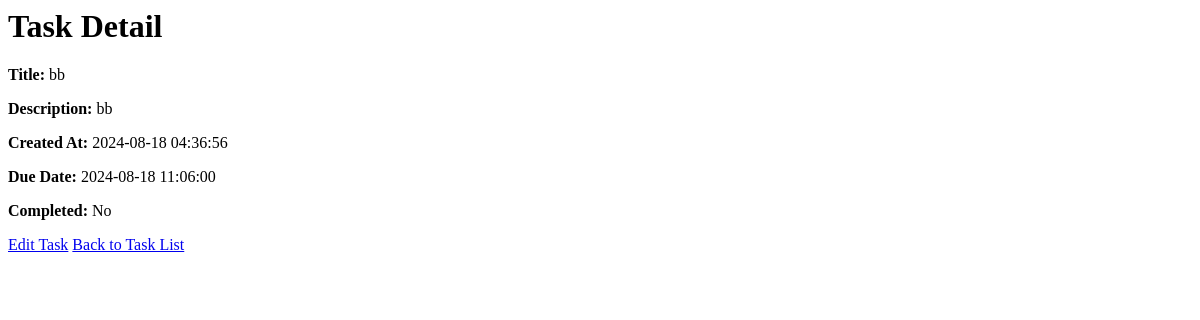
Before: /myapp/task_detail/20/ (signed in) with the older database file.
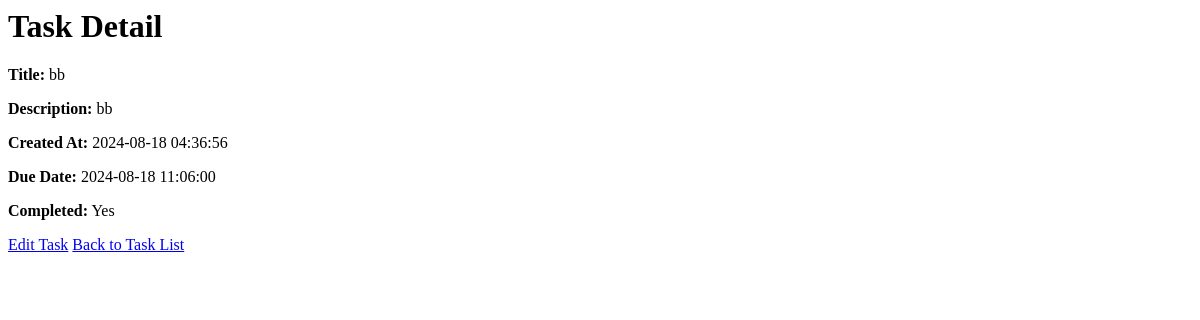
After: the same page with the newer database file.
### myapp/models.py (models this page shows, shortened)
class Task(models.Model):
    title = models.CharField(max_length=200)
    description = models.TextField(blank=True)
    created_at = models.DateTimeField(auto_now_add=True)
    due_date = models.DateTimeField(null=True, blank=True)
    is_completed = models.BooleanField(default=False)

### myapp/views.py (the view)
# urls.py: path('task_detail/<int:task_id>/', views.task_detail, name='task_detail'),
@login_required(login_url='login')
def task_detail(request, task_id):
    task = get_object_or_404(Task, id=task_id)
    return render(request, 'task_detail.html', {'task': task})

### myapp/templates/task_detail.html
<h1>Task Detail</h1>
<p><strong>Title:</strong> {{ task.title }}</p>
<p><strong>Description:</strong> {{ task.description }}</p>
<p><strong>Created At:</strong> {{ task.created_at|date:"Y-m-d H:i:s" }}</p>
<p><strong>Due Date:</strong> {{ task.due_date|date:"Y-m-d H:i:s" }}</p>
<p><strong>Completed:</strong> {{ task.is_completed|yesno:"Yes,No" }}</p>
<a href="{% url 'task_update' task.id %}">Edit Task</a>
<a href="{% url 'task_list' %}">Back to Task List</a>

Changed rows visible on the page:
changed Task "bb": is_completed "No" → "Yes"
